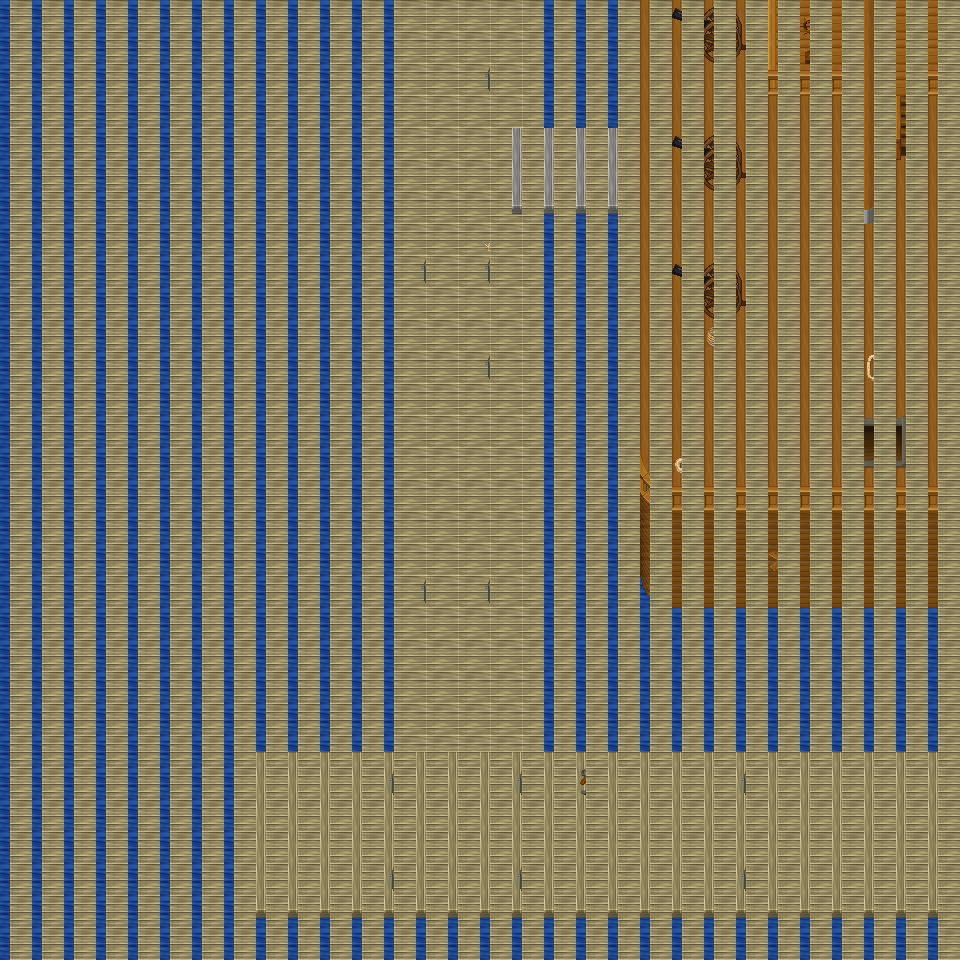

A 2D game scene composited from a Tiled map and its tileset images. What follows is a short description and the map's XML, with each tile layer's data collapsed to a summary:
An orthogonal 30x30 tile map with 32x32 px tiles, 6 tile layers (Ground, Object, Object2, Above, ...), 10 tilesets.

<map version="1.0" orientation="orthogonal" renderorder="right-down" width="30" height="30" tilewidth="32" tileheight="32" nextobjectid="1">
  <tileset firstgid="1" name="tileset_object_boardwalk" tilewidth="32" tileheight="32" tilecount="36" columns="6">
    <image source="../drawable/tileset_object_boardwalk.png" width="192" height="192" />
  </tileset>
  <tileset firstgid="37" name="tileset_item_weapon_cannon" tilewidth="32" tileheight="32" tilecount="12" columns="3">
    <image source="../drawable/tileset_item_weapon_cannon.png" width="96" height="128" />
  </tileset>
  <tileset firstgid="49" name="tileset_logic_collision" tilewidth="32" tileheight="32" tilecount="1" columns="1">
    <image source="../drawable/tileset_logic_collision.png" width="32" height="32" />
  </tileset>
  <tileset firstgid="50" name="tileset_item_banners_flag" tilewidth="32" tileheight="32" tilecount="12" columns="3">
    <image source="../drawable/tileset_item_banners_flag.png" width="96" height="128" />
  </tileset>
  <tileset firstgid="62" name="tileset_item_flagpole" tilewidth="32" tileheight="32" tilecount="3" columns="1">
    <image source="../drawable/tileset_item_flagpole.png" width="32" height="96" />
  </tileset>
  <tileset firstgid="65" name="tileset_ground_ground" tilewidth="32" tileheight="32" tilecount="33" columns="3">
    <image source="../drawable/tileset_ground_ground.png" width="96" height="352" />
  </tileset>
  <tileset firstgid="98" name="tileset_item_ropes" tilewidth="32" tileheight="32" tilecount="4" columns="2">
    <image source="../drawable/tileset_item_ropes.png" width="64" height="64" />
  </tileset>
  <tileset firstgid="102" name="tileset_object_row_boat" tilewidth="32" tileheight="32" tilecount="30" columns="6">
    <image source="../drawable/tileset_object_row_boat.png" width="192" height="160" />
  </tileset>
  <tileset firstgid="132" name="tileset_object_ship" tilewidth="32" tileheight="32" tilecount="368" columns="16">
    <image source="../drawable/tileset_object_ship.png" width="512" height="736" />
  </tileset>
  <tileset firstgid="500" name="tileset_building_stairs_wooden_ns" tilewidth="32" tileheight="32" tilecount="105" columns="7">
    <image source="../drawable/tileset_building_stairs_wooden_ns.png" width="224" height="480" />
  </tileset>
  <layer name="Ground" width="30" height="30">
    <data>[900 cells, 900 non-empty, 2 distinct tile ids]</data>
  </layer>
  <layer name="Object" width="30" height="30">
    <data>[900 cells, 333 non-empty, 38 distinct tile ids]</data>
  </layer>
  <layer name="Object2" width="30" height="30">
    <data>[900 cells, 37 non-empty, 14 distinct tile ids]</data>
  </layer>
  <layer name="Above" width="30" height="30">
    <data>[900 cells, 38 non-empty, 11 distinct tile ids]</data>
  </layer>
  <layer name="Above2" width="30" height="30">
    <data>[900 cells, 7 non-empty, 3 distinct tile ids]</data>
  </layer>
  <layer name="Walkable" width="30" height="30">
    <data>[900 cells, 900 non-empty, 1 distinct tile ids]</data>
  </layer>
  <objectgroup name="MapEvents" />
</map>
